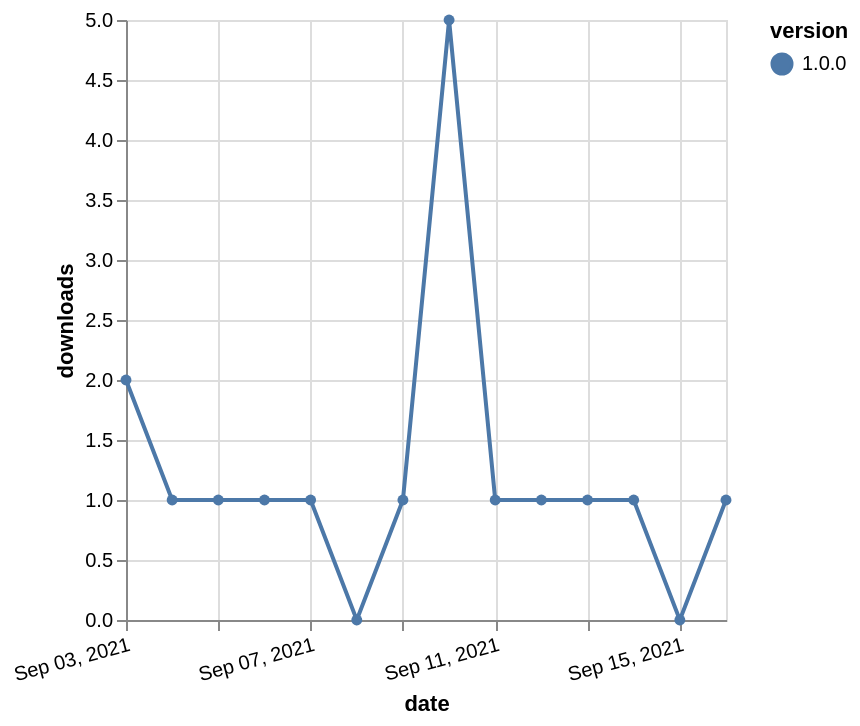

Vega-Lite specification for this chart:
### Vega-Lite specification from a JSON file in a GitHub repository (floating-point values rounded to 4 significant figures)
{"$schema": "https://vega.github.io/schema/vega-lite/v5.json", "description": "A simple bar chart with embedded data.", "data": {"values": [{"date": "2021-09-03", "total": 130, "delta": 2, "version": "1.0.0"}, {"date": "2021-09-04", "total": 131, "delta": 1, "version": "1.0.0"}, {"date": "2021-09-05", "total": 132, "delta": 1, "version": "1.0.0"}, {"date": "2021-09-06", "total": 133, "delta": 1, "version": "1.0.0"}, {"date": "2021-09-07", "total": 134, "delta": 1, "version": "1.0.0"}, {"date": "2021-09-08", "total": 134, "delta": 0, "version": "1.0.0"}, {"date": "2021-09-09", "total": 135, "delta": 1, "version": "1.0.0"}, {"date": "2021-09-10", "total": 140, "delta": 5, "version": "1.0.0"}, {"date": "2021-09-11", "total": 141, "delta": 1, "version": "1.0.0"}, {"date": "2021-09-12", "total": 142, "delta": 1, "version": "1.0.0"}, {"date": "2021-09-13", "total": 143, "delta": 1, "version": "1.0.0"}, {"date": "2021-09-14", "total": 144, "delta": 1, "version": "1.0.0"}, {"date": "2021-09-15", "total": 144, "delta": 0, "version": "1.0.0"}, {"date": "2021-09-16", "total": 145, "delta": 1, "version": "1.0.0"}]}, "width": "container", "mark": {"type": "line", "point": {"filled": true}}, "encoding": {"x": {"field": "date", "type": "temporal", "timeUnit": "yearmonthdate", "title": "date", "axis": {"labelAngle": -15}}, "y": {"field": "delta", "type": "quantitative", "title": "downloads"}, "color": {"field": "version", "type": "nominal"}, "tooltip": {"field": "delta"}}}
